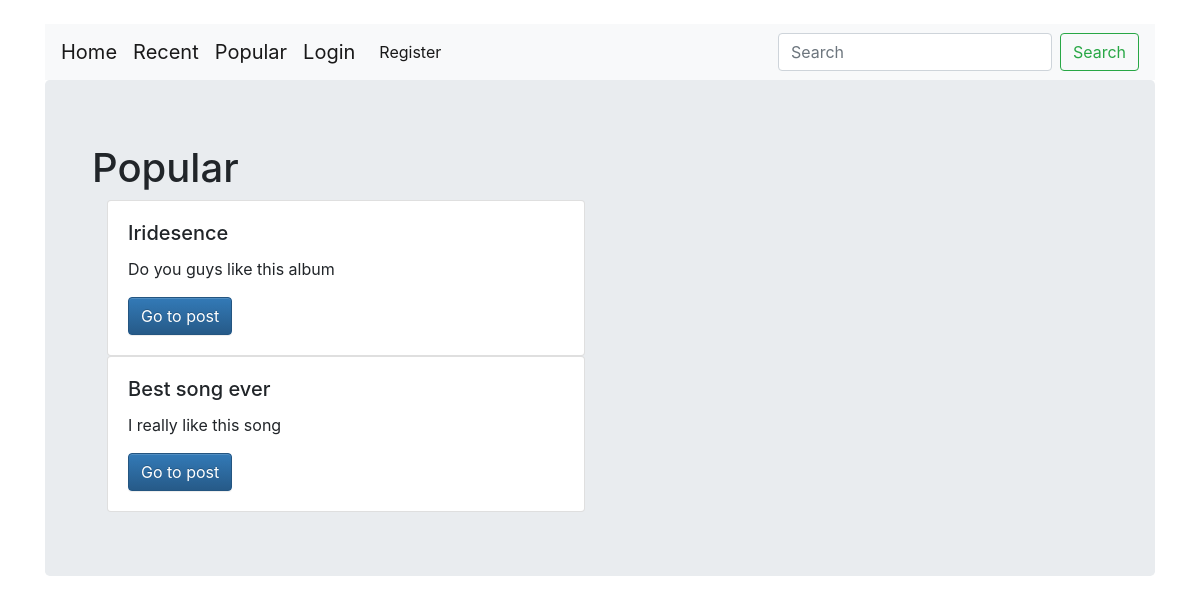
Page /account/popular/ on the earlier database version.
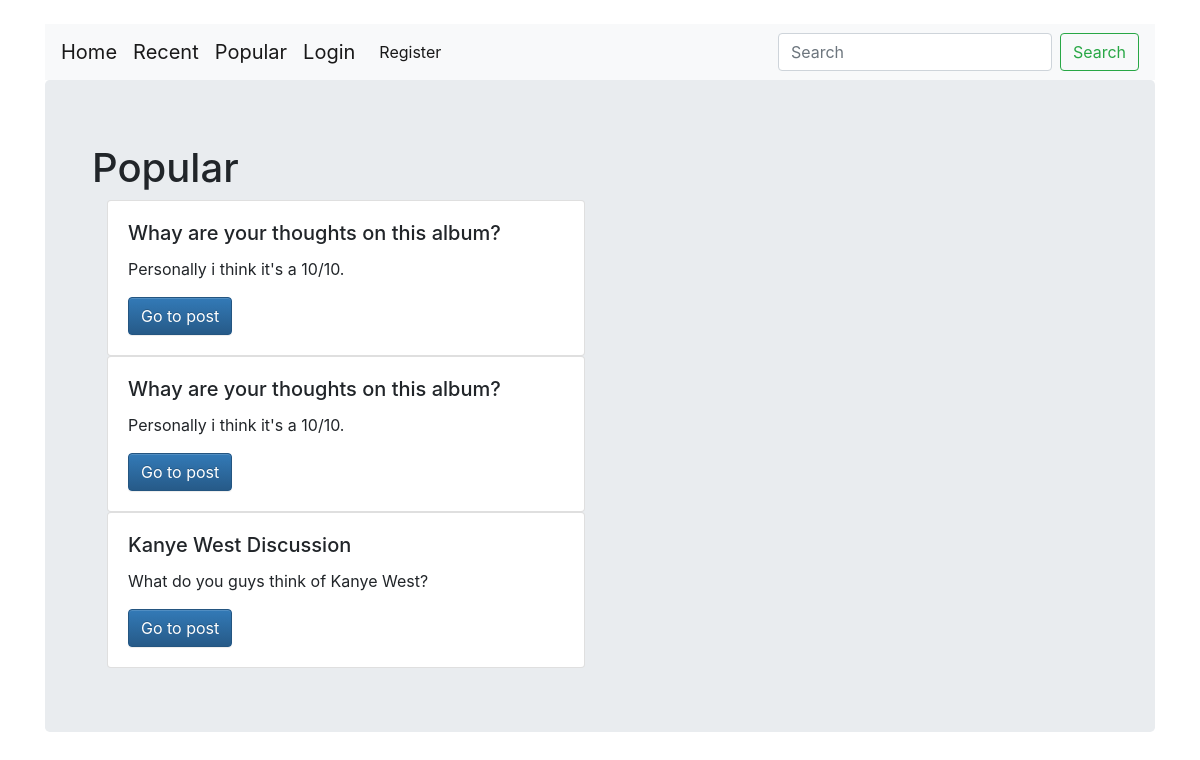
Same page on the later database version.
### accounts/models.py (models this page shows)
class Posts(models.Model):
    fromUser = models.ForeignKey(User, on_delete=models.CASCADE, related_name='fromUser', null=True)
    title = models.CharField(max_length=50)
    post = models.CharField(max_length=2000)
    album = models.CharField(max_length=100, default='N/A')
    song = models.CharField(max_length=100, default='N/A')
    artist = models.CharField(max_length=100, default='N/A')
    artwork = models.ImageField(blank=True, upload_to = 'media', default='default.jpg')
    views = models.IntegerField(default=0)

### accounts/views.py (the view)
# urls.py: path('popular/', views.popular, name='popular'),
def popular(request):
    search_term = ''
    if 'search' in request.GET:
        search_term = request.GET['search']
        posts = Posts.objects.filter(title__icontains=search_term).order_by('-views')
        posts = posts | Posts.objects.filter(artist__icontains=search_term).order_by('-views')
        posts = posts | Posts.objects.filter(post__icontains=search_term).order_by('-views')
        posts = posts | Posts.objects.filter(song__icontains=search_term).order_by('-views')
    else:
        posts = Posts.objects.all().order_by('-views')
    posts = posts[:10]
    args = {'posts': posts}
    return render(request, 'accounts/popular.html', args)

### accounts/templates/accounts/popular.html
{% extends 'base.html' %}
{% block body %}
<div class="container" align="center">
<div class="jumbotron" align="left">
<div class="container">
    <h1>Popular</h1>
    {% for post in posts %}
    <div class="col-sm-6">
      <div class="card">
          <div class="card-body">
            <h5 class="card-title">{{ post.title }}</h5>
            <p class="card-text">{{ post.post }}</p>
            <a href="{% url 'users:view_post' pk=post.pk %}" class="btn btn-primary">Go to post</a>
          </div>
      </div>
    </div>
    {% endfor %}
</div>
</div>
</div>
{% endblock %}

Differences in the rows shown:
removed Posts: title "Iridesence", post "Do you guys like this album"
removed Posts: title "Best song ever", post "I really like this song"
added Posts: title "Whay are your thoughts on this album?", post "Personally i think it's a 10/10."
added Posts: title "Whay are your thoughts on this album?", post "Personally i think it's a 10/10."
added Posts: title "Kanye West Discussion", post "What do you guys think of Kanye West?"
